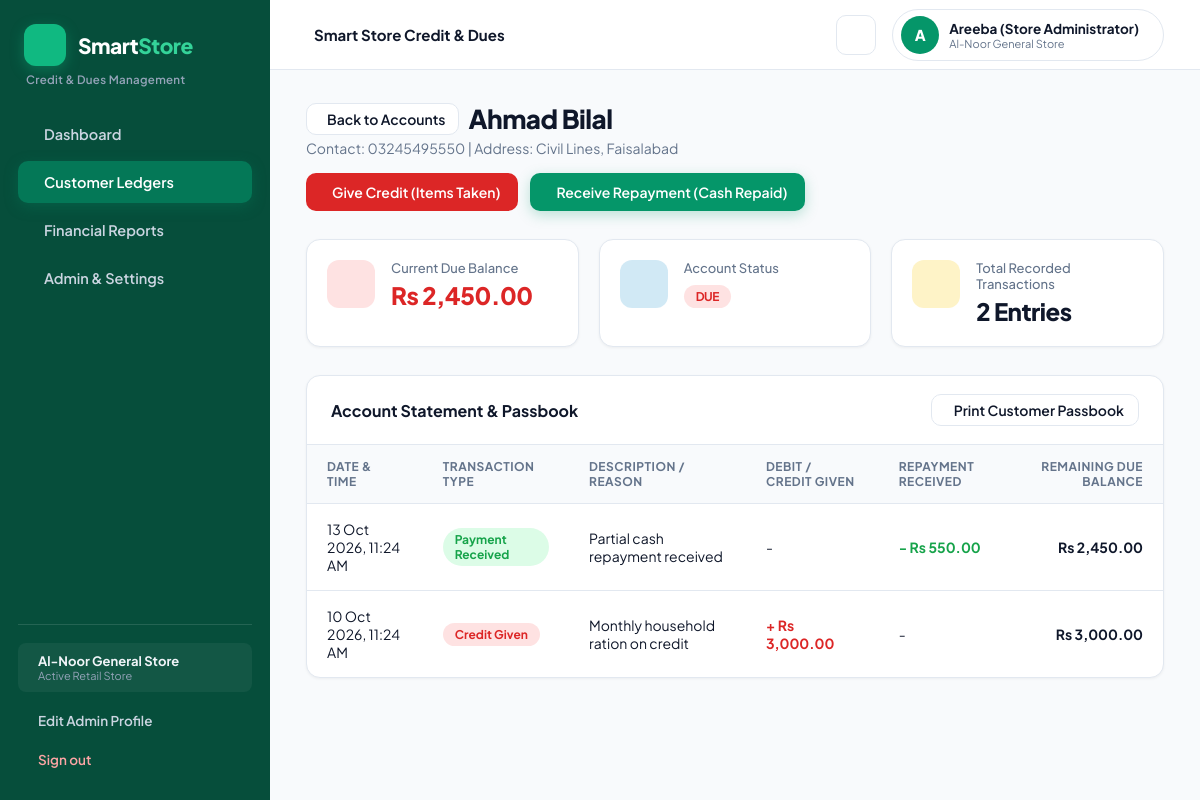
The app's page /customer_ledger.php?id=2 (signed in) with its own data.
### tables this page shows
CREATE TABLE IF NOT EXISTS `customers` (
  `id` INT AUTO_INCREMENT PRIMARY KEY,
  `name` VARCHAR(120) NOT NULL,
  `phone` VARCHAR(25) NOT NULL,
  `address` VARCHAR(255) DEFAULT '',
  `balance` DECIMAL(12,2) NOT NULL DEFAULT 0.00,
  `status` ENUM('Settled', 'Due', 'Partial') DEFAULT 'Settled',
  `created_at` TIMESTAMP DEFAULT CURRENT_TIMESTAMP
);

CREATE TABLE IF NOT EXISTS `transactions` (
  `id` INT AUTO_INCREMENT PRIMARY KEY,
  `customer_id` INT NOT NULL,
  `type` ENUM('credit_given', 'payment_received') NOT NULL,
  `amount` DECIMAL(12,2) NOT NULL,
  `previous_balance` DECIMAL(12,2) NOT NULL DEFAULT 0.00,
  `current_balance` DECIMAL(12,2) NOT NULL DEFAULT 0.00,
  `note` VARCHAR(255) DEFAULT '',
  `created_at` TIMESTAMP DEFAULT CURRENT_TIMESTAMP,
  FOREIGN KEY (`customer_id`) REFERENCES `customers`(`id`) ON DELETE CASCADE
);

### includes/db.php (called while the page is built, shortened)
<?php
function getAdminProfile($conn) {
    $default = [
        'id' => 1,
        'store_name' => 'Al-Noor General Store',
        'full_name' => 'Store Administrator',
        'email' => 'admin@smartstorecredit.com',
        'phone' => '03001234567',
        'username' => 'admin',
        'profile_image' => ''
    ];
    $res = mysqli_query($conn, "SELECT * FROM admins WHERE id = 1 LIMIT 1");
    if ($res && $row = mysqli_fetch_assoc($res)) {
        return $row;
    }
    return $default;
}
?>

### customer_ledger.php (the view, shortened to what this page needs)
<?php
require_once 'includes/db.php';
$customerId = isset($_GET['id']) ? intval($_GET['id']) : 0;
$customer = null;
if ($customerId > 0 && $conn) {
    $cQuery = mysqli_query($conn, "SELECT * FROM customers WHERE id = $customerId LIMIT 1");
    if ($cQuery) {
        $customer = mysqli_fetch_assoc($cQuery);
    }
}
$transactions = [];
if ($conn) {
    $tRes = mysqli_query($conn, "SELECT * FROM transactions WHERE customer_id = $customerId ORDER BY id DESC");
    if ($tRes) {
        while ($row = mysqli_fetch_assoc($tRes)) {
            $transactions[] = $row;
        }
    }
}
?>
<!DOCTYPE html>
<html lang="en">
<head>
  <link rel="stylesheet" href="css/style.css">
  <link href="https://cdn.jsdelivr.net/npm/remixicon@3.5.0/fonts/remixicon.css" rel="stylesheet">
</head>
<body>
  <?php include 'includes/sidebar.php'; ?>
  <div class="main-wrapper">
    <?php include 'includes/header.php'; ?>
    <main class="content-area">
      <div class="page-header">
        <div class="header-title">
          <div style="display: flex; align-items: center; gap: 10px;">
            <a href="customers.php" class="btn btn-outline" style="padding: 6px 12px;"><i class="ri-arrow-left-line"></i> Back to Accounts</a>
            <h1><?php echo htmlspecialchars($customer['name']); ?></h1>
          </div>
          <p>Contact: <?php echo htmlspecialchars($customer['phone']); ?> | Address: <?php echo htmlspecialchars($customer['address'] ?: 'Not recorded'); ?></p>
        </div>
        <div style="display: flex; gap: 12px;">
          <button class="btn btn-danger" onclick="openTxModal('credit_given')">
            <i class="ri-add-circle-line"></i> Give Credit (Items Taken)
          </button>
          <button class="btn btn-primary" onclick="openTxModal('payment_received')">
            <i class="ri-checkbox-circle-line"></i> Receive Repayment (Cash Repaid)
          </button>
        </div>
      </div>
      <div class="stats-grid" style="grid-template-columns: repeat(3, 1fr); margin-bottom: 28px;">
        <div class="stat-card">
          <div class="stat-icon icon-red">
          </div>
          <div class="stat-info">
            <div class="label">Current Due Balance</div>
            <div class="val" style="color: <?php echo ($customer['balance'] > 0) ? '#dc2626' : '#16a34a'; ?>;">
              Rs <?php echo number_format($customer['balance'], 2); ?>
            </div>
          </div>
        </div>
        <div class="stat-card">
          <div class="stat-icon icon-blue">
          </div>
          <div class="stat-info">
            <div class="label">Account Status</div>
            <div class="val" style="font-size: 20px; text-transform: uppercase;">
              <?php
                $st = $customer['status'];
                $cls = ($st == 'Settled') ? 'status-settled' : (($st == 'Partial') ? 'status-partial' : 'status-due');
                echo "<span class='status-badge $cls'>$st</span>";
              ?>
            </div>
          </div>
        </div>
        <div class="stat-card">
          <div class="stat-icon icon-amber">
          </div>
          <div class="stat-info">
            <div class="label">Total Recorded Transactions</div>
            <div class="val"><?php echo count($transactions); ?> Entries</div>
          </div>
        </div>
      </div>
      <div class="table-card">
        <div style="padding: 18px 24px; border-bottom: 1px solid var(--border); display: flex; justify-content: space-between; align-items: center;">
          <h3 style="font-size: 16px; font-weight: 700;">Account Statement & Passbook</h3>
          <button class="btn btn-outline" style="padding: 6px 14px;" onclick="window.print()">
            <i class="ri-printer-line"></i> Print Customer Passbook
          </button>
        </div>
        <div class="table-responsive">
          <table>
            <thead>
              <tr>
                <th>Date & Time</th>
                <th>Transaction Type</th>
                <th>Description / Reason</th>
                <th>Debit / Credit Given</th>
                <th>Repayment Received</th>
                <th style="text-align: right;">Remaining Due Balance</th>
              </tr>
            </thead>
            <tbody>
              <?php if (count($transactions) > 0): ?>
                <?php foreach ($transactions as $t):
                  $isCredit = ($t['type'] === 'credit_given');
                ?>
                <tr>
                  <td><?php echo date('d M Y, h:i A', strtotime($t['created_at'])); ?></td>
                  <td>
                    <?php if ($isCredit): ?>
                      <span class="status-badge status-due">Credit Given</span>
                    <?php else: ?>
                      <span class="status-badge status-settled">Payment Received</span>
                    <?php endif; ?>
                  </td>
                  <td><?php echo htmlspecialchars($t['note'] ?: '-'); ?></td>
                  <td>
                    <?php echo $isCredit ? '<strong style="color: #dc2626;">+ Rs ' . number_format($t['amount'], 2) . '</strong>' : '-'; ?>
                  </td>
                  <td>
                    <?php echo !$isCredit ? '<strong style="color: #16a34a;">- Rs ' . number_format($t['amount'], 2) . '</strong>' : '-'; ?>
                  </td>
                  <td style="text-align: right; font-weight: 700;">
                    Rs <?php echo number_format($t['current_balance'], 2); ?>
                  </td>
                </tr>
                <?php endforeach; ?>
              <?php endif; ?>
            </tbody>
          </table>
        </div>
      </div>
    </main>
  </div>
</body>
</html>

### includes/sidebar.php (shortened to what this page needs)
<?php
$currentPage = basename($_SERVER['PHP_SELF']);
$adminInfo = getAdminProfile($conn);
?>
<aside class="sidebar" id="sidebar">
  <div class="sidebar-top">
    <div class="brand">
      <div class="brand-icon"><i class="ri-store-2-fill"></i></div>
      <div class="brand-text">Smart<span>Store</span></div>
    </div>
    <div class="brand-subtitle">Credit & Dues Management</div>
    <nav class="nav-links">
      <a href="dashboard.php" class="nav-item <?php echo ($currentPage == 'dashboard.php') ? 'active' : ''; ?>">
        <span>Dashboard</span>
      </a>
      <a href="customers.php" class="nav-item <?php echo ($currentPage == 'customers.php' || $currentPage == 'customer_ledger.php') ? 'active' : ''; ?>">
        <span>Customer Ledgers</span>
      </a>
      <a href="reports.php" class="nav-item <?php echo ($currentPage == 'reports.php') ? 'active' : ''; ?>">
        <span>Financial Reports</span>
      </a>
      <a href="settings.php" class="nav-item <?php echo ($currentPage == 'settings.php') ? 'active' : ''; ?>">
        <span>Admin & Settings</span>
      </a>
    </nav>
  </div>
  <div class="sidebar-footer">
    <div class="store-badge">
      <div>
        <div class="store-name"><?php echo htmlspecialchars($adminInfo['store_name']); ?></div>
        <div class="store-status">Active Retail Store</div>
      </div>
    </div>
    <a href="settings.php" class="signout-btn" style="color: #cbd5e1; margin-bottom: 6px;">
      <span>Edit Admin Profile</span>
    </a>
    <a href="logout.php" class="signout-btn" onclick="return confirm('Do you really want to sign out?');">
      <span>Sign out</span>
    </a>
  </div>
</aside>

### includes/header.php (shortened to what this page needs)
<?php
$admin = getAdminProfile($conn);
$adminInitial = strtoupper(substr($admin['full_name'], 0, 1));
$hasProfileImg = !empty($admin['profile_image']) && file_exists('uploads/' . $admin['profile_image']);
?>
<header class="top-bar">
  <div style="display: flex; align-items: center; gap: 14px;">
    <div class="system-title-badge">
      <span>Smart Store Credit & Dues</span>
    </div>
  </div>
  <div class="top-bar-right">
    <button class="theme-toggle-btn" onclick="toggleTheme()" title="Switch Theme (Dark / Light)">
    </button>
    <a href="settings.php" class="user-pill" title="Click to view & edit Store Admin Profile">
      <?php if ($hasProfileImg): ?>
        <img src="uploads/<?php echo htmlspecialchars($admin['profile_image']); ?>" alt="Profile" class="user-avatar-img">
      <?php else: ?>
        <div class="user-avatar"><?php echo $adminInitial; ?></div>
      <?php endif; ?>
      <div style="display: flex; flex-direction: column; text-align: left;">
        <span style="font-size: 13.5px; font-weight: 700; color: var(--text-main);"><?php echo htmlspecialchars($admin['full_name']); ?></span>
        <span style="font-size: 11px; color: var(--text-muted);"><?php echo htmlspecialchars($admin['store_name']); ?></span>
      </div>
    </a>
  </div>
</header>

### records on screen
customers: name "Ahmad Bilal", phone "03245495550", address "Civil Lines, Faisalabad", balance "2,450.00", status "DUE"
transactions: created_at "13 Oct 2026, 11:24 AM", type "Payment Received", note "Partial cash repayment received", amount "550.00", current_balance "2,450.00"
transactions: created_at "10 Oct 2026, 11:24 AM", type "Credit Given", note "Monthly household ration on credit", amount "3,000.00", current_balance "3,000.00"

### other values on screen
$adminInfo['store_name'] "Al-Noor General Store"
$adminInitial "A"
$admin['full_name'] "Areeba (Store Administrator)"
$admin['store_name'] "Al-Noor General Store"
count($transactions) "2"
